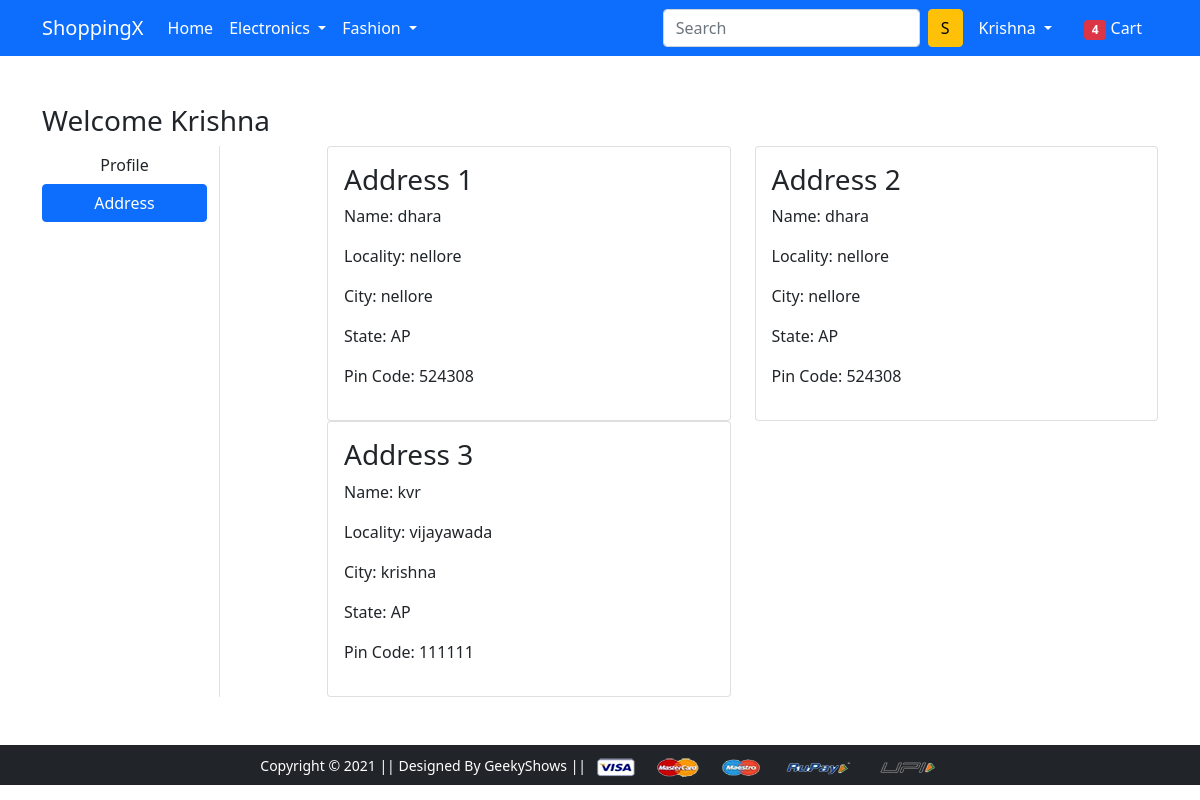
Page /address/ (signed in) on the earlier database version.
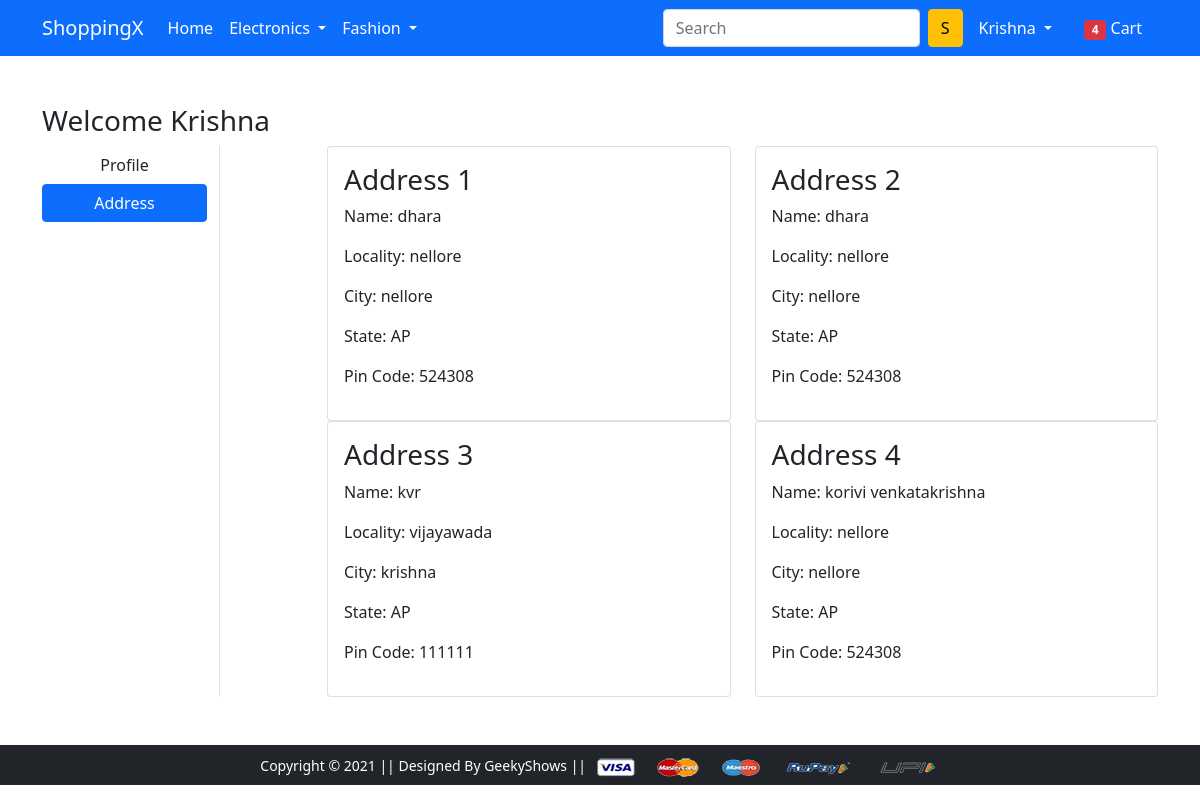
Same page on the later database version.
### app/models.py (models this page shows, shortened)
class Customer(models.Model):
    user = models.ForeignKey(User,on_delete=models.CASCADE)
    name = models.CharField(max_length= 200)
    locality = models.CharField(max_length=200)
    city = models.CharField(max_length=50)
    zipcode = models.IntegerField()
    state = models.CharField(choices=STATE_CHOICES,max_length=50)

### app/views.py (the view)
# urls.py: path('address/', views.address, name='address'),
@login_required
def address(request):
 add = Customer.objects.filter(user=request.user)
 return render(request, 'app/address.html',{'add':add,'active':'btn-primary'})

### app/templates/app/address.html (shortened to what this page needs)
{% extends 'app/base.html' %}
{% load static %}
{% block main-content %}
<div class="container my-5">
 <div class="row">
 <h3>Welcome <span class="text-capitalize">{{request.user}}</span></h3>
  <div class="col-sm-2 border-end">
   <ul class="list-unstyled">
    <li class="d-grid"><a href="{% url 'profile' %}" class="btn">Profile</a></li>
    <li class="d-grid"><a href="{% url 'address' %}" class="btn {{active}}">Address</a></li>
   </ul>
  </div>
  <div class="col-sm-9 offset-sm-1">
   <div class="row">
    {% for ad in add %}
    <div class="col-sm-6">
     <div class="card">
      <div class="card-body">
       <h3>Address {{forloop.counter}}</h3>
       <p>Name: {{ad.name}}</p>
       <p>Locality: {{ad.locality}}</p>
       <p>City: {{ad.city}}</p>
       <p>State: {{ad.state}}</p>
       <p>Pin Code: {{ad.zipcode}}</p>
      </div>
     </div>
    </div>
    {% endfor %}
   </div>
  </div>
 </div>
</div>
{% endblock main-content %}

Differences in the rows shown:
added Customer: name "korivi venkatakrishna", locality "nellore", city "nellore", state "AP", zipcode "524308"
